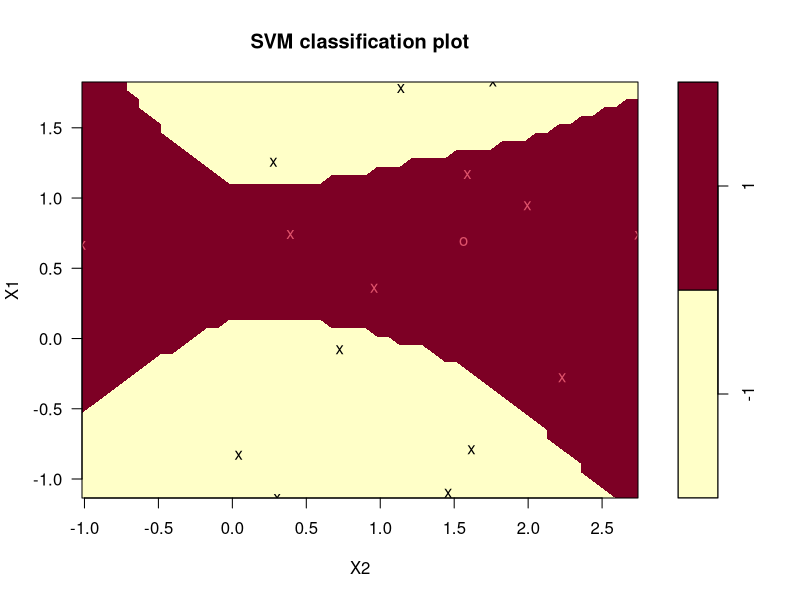
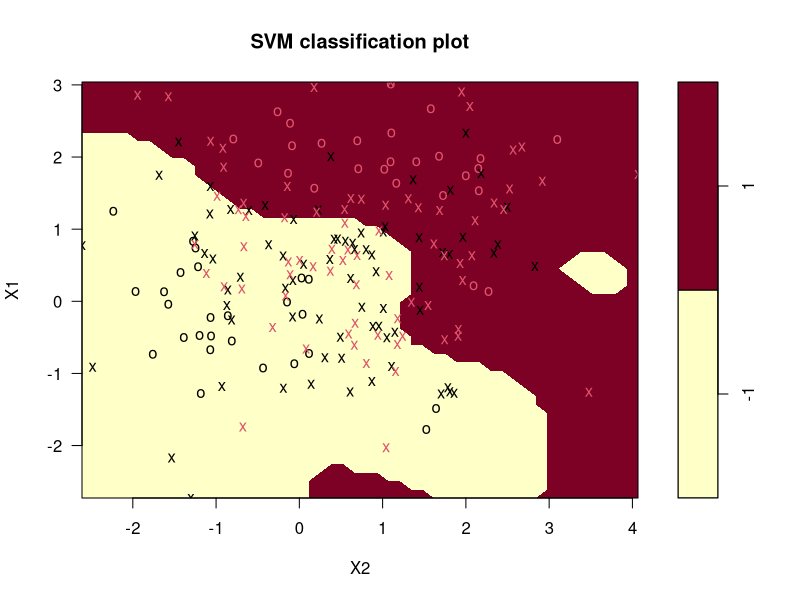
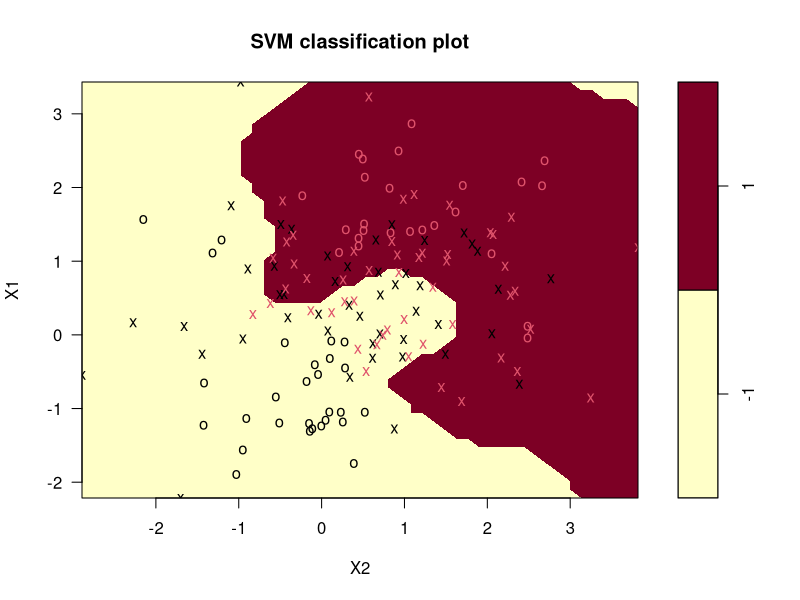

The R source for these figures, in order:
# [07-10-26]
# WEEK-10:
## Kernel SVM in R
install.packages("e1071")
library(e1071)

x = matrix(rnorm(32), 16, 2) 
y = rep(c(-1, 1), c(8, 8)) 
x[y == 1,] = x[y == 1,] + 1 
#Generating the data 
#Assigning +1 and -1 to the above data 
#bias the x variable when y =1 
dat = data.frame(x, y = as.factor(y)) #representing the above data in table form using dataframe 
svm = svm(y ~ ., data = dat, kernel = "radial",gamma=1,cost=1) 
summary(svm) 
plot(svm,dat)

## Example-1:
x = matrix(rnorm(400), 200, 2)
y = rep(c(-1, 1), c(100, 100))
x[y == 1,] = x[y == 1,] + 1
data = data.frame(x, y = as.factor(y))
svm = svm(y ~ ., data = data, kernel = "radial",gamma=1, cost=1)
summary(svm)

plot(svm,data) 


## Example-2:
x = matrix(rnorm(300), 150, 2)
y = rep(c(-1, 1), c(75, 75)) 
x[y == 1,] = x[y == 1,] + 1 
data = data.frame(x, y = as.factor(y)) 
svm = svm(y ~ ., data = data, kernel = "radial",gamma=1, cost=10) 
summary(svm) 
plot(svm,data)
